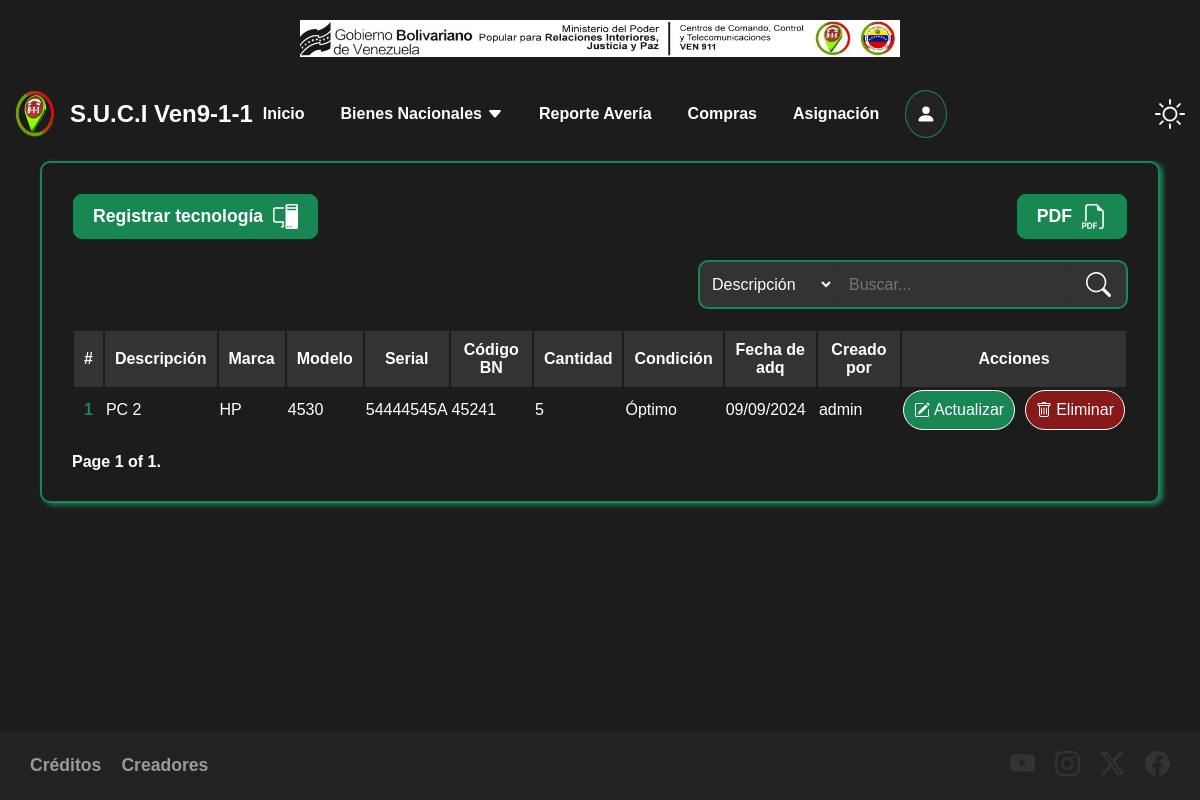
The page /bienes/tecnologia on the database as committed earlier.
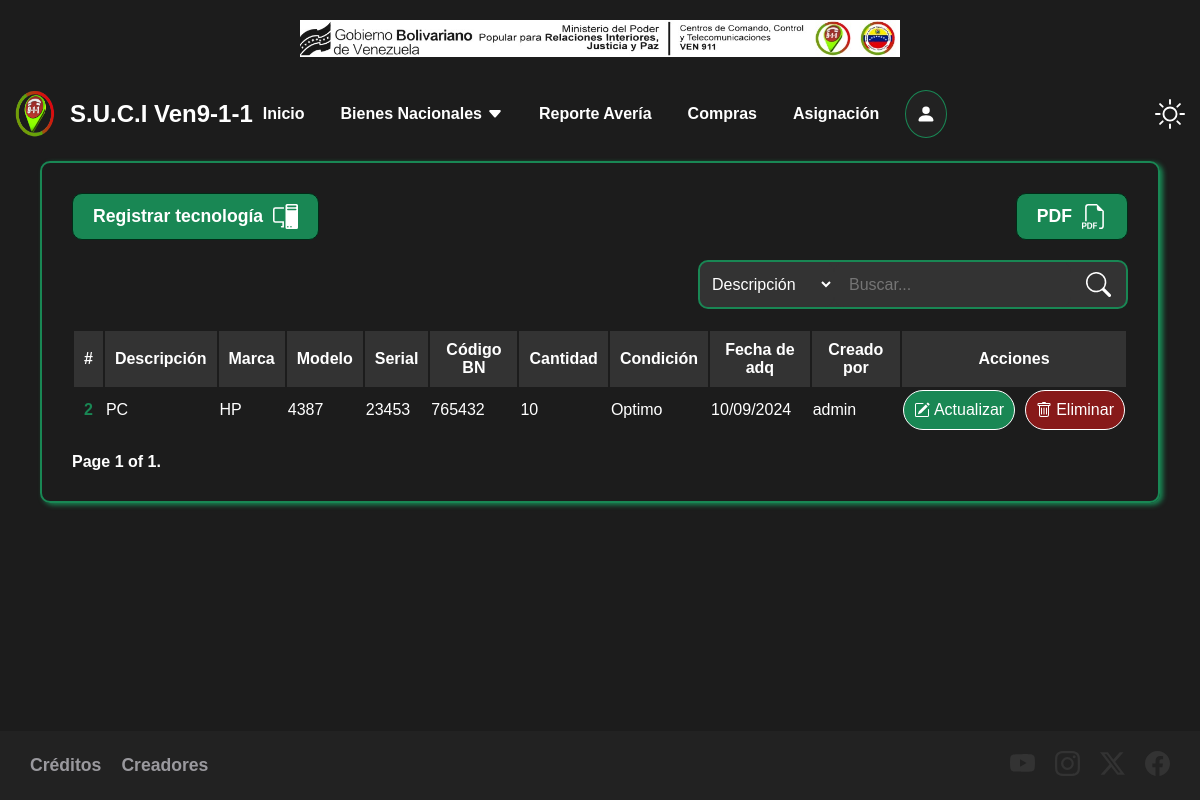
The same page on the database as committed later.
### administracion/models.py (models this page shows, shortened)
class Articulo(models.Model):
    descripcion = models.TextField(max_length=255)
    marca = models.CharField(max_length=255, blank=True, null=True)
    modelo = models.CharField(max_length=255, blank=True, null=True)
    serial = models.CharField(max_length=255, blank=True, null=True)
    placa = models.CharField(max_length=255, blank=True, null=True)
    codigo_bn = models.CharField(max_length=255, blank=True, null=True)
    cantidad = models.IntegerField()
    tipo_articulo = models.ForeignKey(TipoArticulo, on_delete=models.CASCADE)
    condicion = models.ForeignKey(Condicion, on_delete=models.CASCADE)
    fecha_adq = models.DateField()
    asignado = models.BooleanField(default=False)
    user = models.ForeignKey(User, on_delete=models.CASCADE)
    created_at = models.DateTimeField(default=timezone.now)

class Condicion(models.Model):
    nombre = models.CharField(max_length=255)
    created_at = models.DateTimeField(default=timezone.now)
    def __str__(self):
        return self.nombre

### administracion/views.py (the view)
# urls.py: path('bienes/tecnologia', views.tecnologia, name='tecnologia'),
def tecnologia(request):
    tecnologia = Articulo.objects.filter(tipo_articulo=1)
    paginator = Paginator(tecnologia, 10)  # Show 10 per page.
    page_number = request.GET.get("page", 1)
    page_obj = paginator.get_page(page_number)
    return render(request, 'tecnologia/tecnologia.html', {
        'tecnologia': paginator.page(page_number),
        'page_obj': page_obj
    })

### administracion/templates/tecnologia/tecnologia.html (shortened to what this page needs)
{% extends 'base.html' %}
{% block content %}
    <main class="content">
        <div class="content-buttons">
            <div>
                <a href="{% url 'create_tecnologia' %}">
                    <span>Registrar tecnología</span>
                </a>
            </div>
            <div>
                <a>
                    <span>PDF</span>
                </a>
            </div>
        </div>
        <div class="content-search">
            <form action="{% url 'search_tecnologia' %}" method="GET">
                <select name="option" id="option">
                    <option value="descripcion">Descripción</option>
                </select>
                <input name="q" type="search" placeholder="Buscar..." aria-label="Search">
                <svg xmlns="http://www.w3.org/2000/svg" width="25" height="25" fill="currentColor" class="bi bi-search" viewBox="0 0 16 16">
                    <path d="M11.742 10.344a6.5 6.5 0 1 0-1.397 1.398h-.001q.044.06.098.115l3.85 3.85a1 1 0 0 0 1.415-1.414l-3.85-3.85a1 1 0 0 0-.115-.1zM12 6.5a5.5 5.5 0 1 1-11 0 5.5 5.5 0 0 1 11 0"/>
                </svg>
            </form>
        </div>
        <table class="content-table">
            <thead>
                <tr>
                    <th scope="col">#</th>
                    <th scope="col">Descripción</th>
                    <th scope="col">Marca</th>
                    <th scope="col">Modelo</th>
                    <th scope="col">Serial</th>
                    <th scope="col">Código BN</th>
                    <th scope="col">Cantidad</th>
                    <th scope="col">Condición</th>
                    <th scope="col">Fecha de adq</th>
                    <th scope="col">Creado por</th>
                    <th scope="col">Acciones</th>
                </tr>
            </thead>
            <tbody>
                {% for tec in tecnologia %}
                <tr>
                    <th scope="row">{{ tec.id }}</th>
                    <td>{{ tec.descripcion }}</td>
                    <td>{{ tec.marca }}</td>
                    <td>{{ tec.modelo }}</td>
                    <td>{{ tec.serial }}</td>
                    <td>{{ tec.codigo_bn }}</td>
                    <td>{{ tec.cantidad }}</td>
                    <td>{{ tec.condicion }}</td>
                    <td>{{ tec.fecha_adq|date:'d/m/Y'}}</td>
                    <td>{{ tec.user }}</td>
                    <td>
                        <div>
                            <a href="{% url 'update_tecnologia' tec.id %}">
                                Actualizar
                            </a>
                            <form action="{% url 'delete_tecnologia' tec.id %}" method="POST">
                                <button>
                                    Eliminar
                                </button>
                            </form>
                        </div>
                    </td>
                </tr>
                {% endfor %}
            </tbody>
        </table>
        <div class="pagination">
            <span class="step-links">
                <span class="current">
                    Page {{ page_obj.number }} of {{ page_obj.paginator.num_pages }}.
                </span>
            </span>
        </div>
    </main>
{% endblock %}

Rows that differ between the two databases and show on the page:
removed Articulo: id "1", descripcion "PC 2", marca "HP", modelo "4530", serial "54444545A", codigo_bn "45241", cantidad "5", condicion "Óptimo", fecha_adq "09/09/2024", user "admin"
now on this page (row edited): Articulo: id "2", descripcion "PC", marca "HP", modelo "4387", serial "23453", codigo_bn "765432", cantidad "10", condicion "Optimo", fecha_adq "10/09/2024", user "admin"
